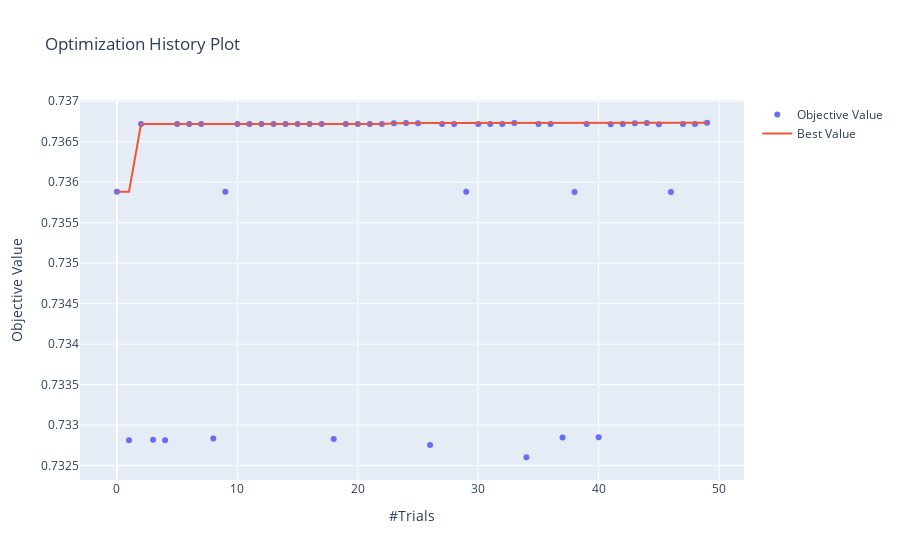

This figure's notebook cell:
### Markdown cell above
### Análise

### Code cell
###################################################################################################
# Plot functions
# --------------
# Visualize the optimization history. See :func:`~optuna.visualization.plot_optimization_history` for the details.
plot_optimization_history(study)

### Figure 1 — Plotly figure (JSON) as saved in the notebook; plotly's stock layout.template omitted (floating-point values rounded to 4 significant figures)
{"data": [{"mode": "markers", "name": "Objective Value", "type": "scatter", "x": [0, 1, 2, 3, 4, 5, 6, 7, 8, 9, 10, 11, 12, 13, 14, 15, 16, 17, 18, 19, 20, 21, 22, 23, 24, 25, 26, 27, 28, 29, 30, 31, 32, 33, 34, 35, 36, 37, 38, 39, 40, 41, 42, 43, 44, 45, 46, 47, 48, 49], "y": [0.7359, 0.7328, 0.7367, 0.7328, 0.7328, 0.7367, 0.7367, 0.7367, 0.7328, 0.7359, 0.7367, 0.7367, 0.7367, 0.7367, 0.7367, 0.7367, 0.7367, 0.7367, 0.7328, 0.7367, 0.7367, 0.7367, 0.7367, 0.7367, 0.7367, 0.7367, 0.7328, 0.7367, 0.7367, 0.7359, 0.7367, 0.7367, 0.7367, 0.7367, 0.7326, 0.7367, 0.7367, 0.7328, 0.7359, 0.7367, 0.7329, 0.7367, 0.7367, 0.7367, 0.7367, 0.7367, 0.7359, 0.7367, 0.7367, 0.7367]}, {"name": "Best Value", "type": "scatter", "x": [0, 1, 2, 3, 4, 5, 6, 7, 8, 9, 10, 11, 12, 13, 14, 15, 16, 17, 18, 19, 20, 21, 22, 23, 24, 25, 26, 27, 28, 29, 30, 31, 32, 33, 34, 35, 36, 37, 38, 39, 40, 41, 42, 43, 44, 45, 46, 47, 48, 49], "y": [0.7359, 0.7359, 0.7367, 0.7367, 0.7367, 0.7367, 0.7367, 0.7367, 0.7367, 0.7367, 0.7367, 0.7367, 0.7367, 0.7367, 0.7367, 0.7367, 0.7367, 0.7367, 0.7367, 0.7367, 0.7367, 0.7367, 0.7367, 0.7367, 0.7367, 0.7367, 0.7367, 0.7367, 0.7367, 0.7367, 0.7367, 0.7367, 0.7367, 0.7367, 0.7367, 0.7367, 0.7367, 0.7367, 0.7367, 0.7367, 0.7367, 0.7367, 0.7367, 0.7367, 0.7367, 0.7367, 0.7367, 0.7367, 0.7367, 0.7367]}], "layout": {"title": {"text": "Optimization History Plot"}, "xaxis": {"title": {"text": "#Trials"}}, "yaxis": {"title": {"text": "Objective Value"}}}}
